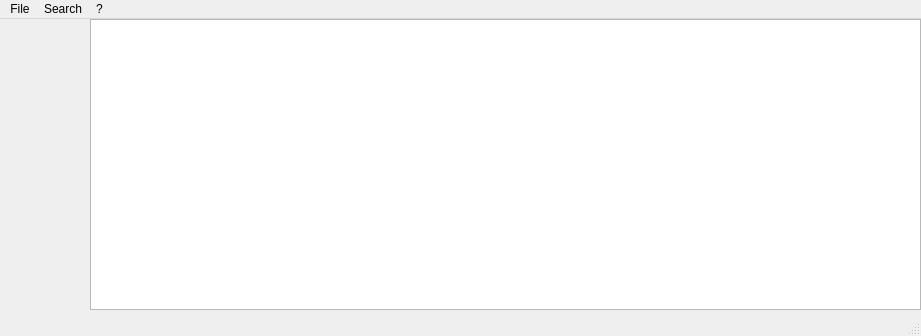
<?xml version="1.0" encoding="UTF-8"?>
<ui version="4.0">
 <class>MainWindow</class>
 <widget class="QMainWindow" name="MainWindow">
  <property name="geometry">
   <rect>
    <x>0</x>
    <y>0</y>
    <width>921</width>
    <height>336</height>
   </rect>
  </property>
  <property name="sizePolicy">
   <sizepolicy hsizetype="Maximum" vsizetype="Maximum">
    <horstretch>0</horstretch>
    <verstretch>0</verstretch>
   </sizepolicy>
  </property>
  <property name="minimumSize">
   <size>
    <width>921</width>
    <height>336</height>
   </size>
  </property>
  <property name="windowTitle">
   <string>LicenseChecker - Checking the legality of installed programs</string>
  </property>
  <property name="windowIcon">
   <iconset>
    <normaloff>LicenseChecker.ico</normaloff>LicenseChecker.ico</iconset>
  </property>
  <property name="layoutDirection">
   <enum>Qt::LeftToRight</enum>
  </property>
  <property name="locale">
   <locale language="English" country="UnitedStates"/>
  </property>
  <property name="toolButtonStyle">
   <enum>Qt::ToolButtonIconOnly</enum>
  </property>
  <property name="tabShape">
   <enum>QTabWidget::Rounded</enum>
  </property>
  <widget class="QWidget" name="centralwidget">
   <widget class="QTableWidget" name="tableWidget">
    <property name="geometry">
     <rect>
      <x>90</x>
      <y>0</y>
      <width>831</width>
      <height>291</height>
     </rect>
    </property>
    <property name="sizePolicy">
     <sizepolicy hsizetype="Maximum" vsizetype="Maximum">
      <horstretch>0</horstretch>
      <verstretch>0</verstretch>
     </sizepolicy>
    </property>
    <property name="minimumSize">
     <size>
      <width>831</width>
      <height>291</height>
     </size>
    </property>
    <property name="maximumSize">
     <size>
      <width>10000000</width>
      <height>10000000</height>
     </size>
    </property>
    <property name="sizeIncrement">
     <size>
      <width>0</width>
      <height>0</height>
     </size>
    </property>
    <property name="baseSize">
     <size>
      <width>831</width>
      <height>291</height>
     </size>
    </property>
    <property name="tabletTracking">
     <bool>false</bool>
    </property>
    <property name="frameShape">
     <enum>QFrame::StyledPanel</enum>
    </property>
    <property name="horizontalScrollBarPolicy">
     <enum>Qt::ScrollBarAsNeeded</enum>
    </property>
    <property name="sizeAdjustPolicy">
     <enum>QAbstractScrollArea::AdjustIgnored</enum>
    </property>
    <property name="horizontalScrollMode">
     <enum>QAbstractItemView::ScrollPerItem</enum>
    </property>
    <property name="sortingEnabled">
     <bool>true</bool>
    </property>
    <property name="wordWrap">
     <bool>false</bool>
    </property>
    <property name="cornerButtonEnabled">
     <bool>true</bool>
    </property>
    <attribute name="horizontalHeaderCascadingSectionResizes">
     <bool>false</bool>
    </attribute>
    <attribute name="horizontalHeaderDefaultSectionSize">
     <number>130</number>
    </attribute>
   </widget>
   <widget class="QLabel" name="label">
    <property name="geometry">
     <rect>
      <x>0</x>
      <y>40</y>
      <width>91</width>
      <height>141</height>
     </rect>
    </property>
    <property name="text">
     <string/>
    </property>
    <property name="pixmap">
     <pixmap>cat-auto.png</pixmap>
    </property>
    <property name="scaledContents">
     <bool>true</bool>
    </property>
   </widget>
  </widget>
  <widget class="QMenuBar" name="menubar">
   <property name="geometry">
    <rect>
     <x>0</x>
     <y>0</y>
     <width>921</width>
     <height>22</height>
    </rect>
   </property>
   <widget class="QMenu" name="menu">
    <property name="title">
     <string>File</string>
    </property>
    <addaction name="mSaveAvto"/>
    <addaction name="separator"/>
    <addaction name="mExit"/>
   </widget>
   <widget class="QMenu" name="menu_2">
    <property name="title">
     <string>Search</string>
    </property>
    <addaction name="mRuchPoisk"/>
    <addaction name="mMediaPoisk"/>
    <addaction name="mViewBD"/>
    <addaction name="mPoiskZameni"/>
    <addaction name="mSettings"/>
   </widget>
   <widget class="QMenu" name="menu_3">
    <property name="title">
     <string>?</string>
    </property>
    <addaction name="mAbout"/>
    <addaction name="mSpravka"/>
    <addaction name="mWebStr"/>
    <addaction name="mWebHelp"/>
    <addaction name="mUpdateBase"/>
    <addaction name="mUpdateProg"/>
    <addaction name="mPozhertv"/>
   </widget>
   <addaction name="menu"/>
   <addaction name="menu_2"/>
   <addaction name="menu_3"/>
  </widget>
  <widget class="QStatusBar" name="statusbar"/>
  <action name="mSaveAvto">
   <property name="checkable">
    <bool>false</bool>
   </property>
   <property name="text">
    <string>Save</string>
   </property>
   <property name="iconText">
    <string>Save</string>
   </property>
   <property name="menuRole">
    <enum>QAction::NoRole</enum>
   </property>
  </action>
  <action name="mExit">
   <property name="text">
    <string>Exit</string>
   </property>
  </action>
  <action name="mRuchPoisk">
   <property name="text">
    <string>Manual program search</string>
   </property>
  </action>
  <action name="mMediaPoisk">
   <property name="text">
    <string>Media search</string>
   </property>
  </action>
  <action name="mViewBD">
   <property name="text">
    <string>Database search</string>
   </property>
  </action>
  <action name="mPoiskZameni">
   <property name="text">
    <string>Finding a replacement for OpenWinSoft.org</string>
   </property>
  </action>
  <action name="mAbout">
   <property name="text">
    <string>About</string>
   </property>
  </action>
  <action name="mSpravka">
   <property name="text">
    <string>Help</string>
   </property>
  </action>
  <action name="mWebStr">
   <property name="text">
    <string>Official website</string>
   </property>
  </action>
  <action name="mWebHelp">
   <property name="text">
    <string>Support Service</string>
   </property>
  </action>
  <action name="mUpdateBase">
   <property name="text">
    <string>Update the database</string>
   </property>
  </action>
  <action name="mUpdateProg">
   <property name="text">
    <string>Check for a new version</string>
   </property>
  </action>
  <action name="mSettings">
   <property name="text">
    <string>Settings</string>
   </property>
  </action>
  <action name="mPozhertv">
   <property name="icon">
    <iconset>
     <normaloff>donate.png</normaloff>donate.png</iconset>
   </property>
   <property name="text">
    <string>Donate to the development of the program</string>
   </property>
  </action>
 </widget>
 <resources/>
 <connections/>
</ui>
